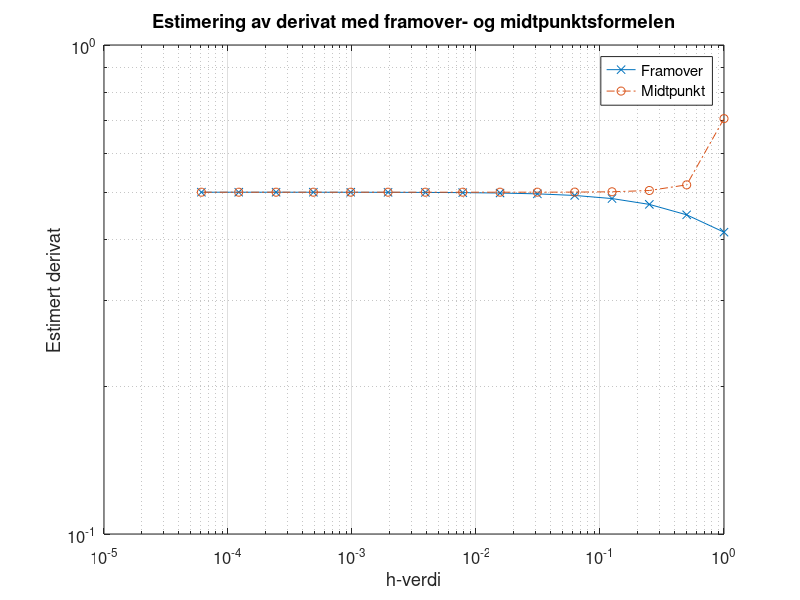

Source code (MATLAB):
%% Skript for estimering av en derivert
% Dette skriptet estimerer derivatet av en funksjon ved hjelp av både
% framoverformelen og midtpunktsformelen. Funksjonsuttrykket og den aktuelle
% x-verdien er hardkodet i starten.

%% Initialisering
% Initialiserer funksjon, punkt og steglengde `h`

% Definerer funksjonen `funk`
funk = @(x) sqrt(x);  % Funksjonen vi skal derivere: f(x) = sqrt(x)

% Definerer den aktuelle x-verdien `a`
a = 1;  % Punktet der vi estimerer derivatet

% Initialiserer steglengden `h`
h = 1;  % Startverdi for steglengden

%% Estimering av derivat
% Estimerer derivatet ved hjelp av framoverformelen og midtpunktsformelen
% for ulike verdier av `h`.

% Initialiserer vektorer for å lagre resultater
DerivFram = zeros(1, 15);  % Vektor for framoverformelens estimater
DerivMidt = zeros(1, 15);  % Vektor for midtpunktsformelens estimater
Hvektor = zeros(1, 15);    % Vektor for `h`-verdiene

% Løkke for å beregne derivatene med avtagende `h`
for n = 1:15
    % Beregner derivatet med framoverformelen
    % Framoverformelen: f'(a) ≈ (f(a+h) - f(a)) / h
    DerivFram(n) = (funk(a + h) - funk(a)) / h;
    
    % Beregner derivatet med midtpunktsformelen
    % Midtpunktsformelen: f'(a) ≈ (f(a+h) - f(a-h)) / (2*h)
    DerivMidt(n) = (funk(a + h) - funk(a - h)) / (2 * h);
    
    % Lagrer h-verdien
    Hvektor(n) = h;
    
    % Halverer h for neste iterasjon
    h = h / 2;
end

%% Plotting
% Plotter de estimerte derivatene ved hjelp av loglog-plott

% Plotter framoverformelens estimater
loglog(Hvektor, DerivFram, 'x-', 'DisplayName', 'Framover')

% Holder plottet aktivt for å legge til flere kurver
hold on

% Plotter midtpunktsformelens estimater
loglog(Hvektor, DerivMidt, 'o-.', 'DisplayName', 'Midtpunkt')

% Avslutter hold på plottet
hold off

% Aktiverer rutenett på plottet for bedre lesbarhet
grid on

% Legger til en forklaring (legend) for plottet
legend('show')

% Legger til tittel og akseetiketter for plottet
title('Estimering av derivat med framover- og midtpunktsformelen')
xlabel('h-verdi')
ylabel('Estimert derivat')

% Setter skrifttypestørrelsen for aksene
set(gca, 'FontSize', 12)
